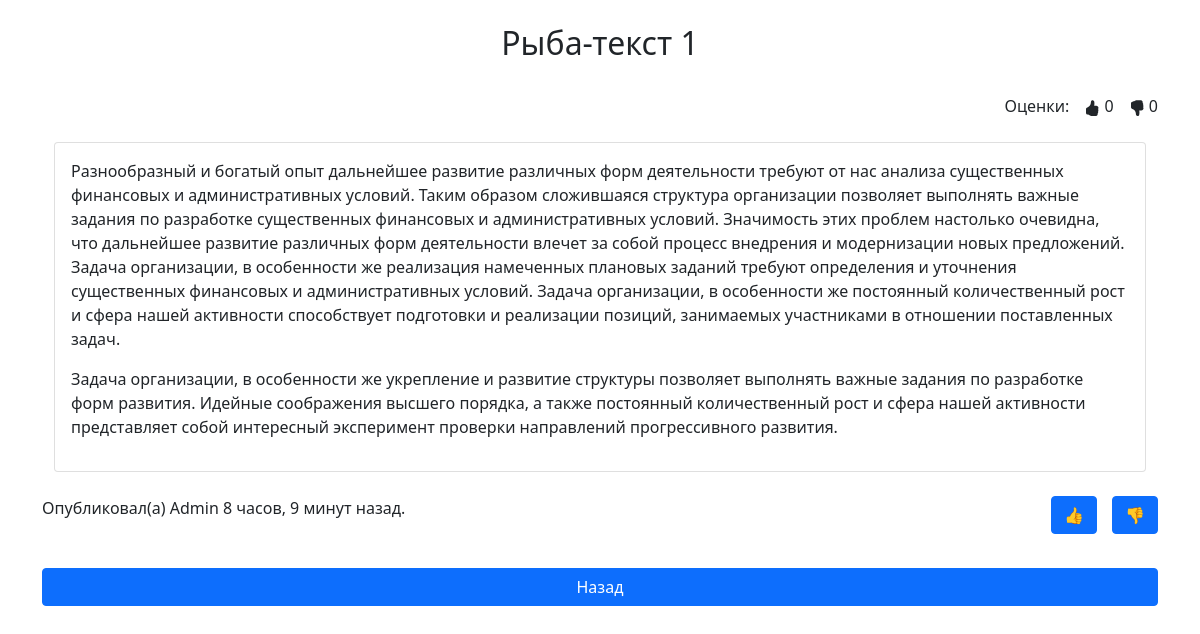
The page /home/publication/3 on the database its author committed.
### home/models.py (models this page shows, shortened)
class Publications(models.Model):
    title = models.CharField(max_length=60)
    content = models.TextField(blank=True)
    created_at = models.DateTimeField(auto_now_add=True)
    updated_at = models.DateTimeField(auto_now=True)
    author = models.CharField(max_length=30)
    likes_num = models.IntegerField(default=0)
    dislikes_num = models.IntegerField(default=0)

### home/views.py (the view, shortened to what this page needs)
# urls.py: path('publication/<int:pk>', DetailPublication.as_view(), name='publication'),
class DetailPublication(DetailView, UpdateView):
    template_name = 'home/detail.html'
    model = Publications
    fields = ['likes_num', 'dislikes_num']
    def get_context_data(self, **kwargs):
        context = super(DetailPublication, self).get_context_data(**kwargs)
        res = LikesPublications.objects.filter(id_user=self.request.user.id, id_posts=self.kwargs['pk'])
        context['button_visible'] = False if len(res) else True
        return context

### home/templates/home/detail.html (shortened to what this page needs)
{% extends 'base.html' %}
{% block heading %}{{ object.title }}{% endblock %}
{% block content %}
    <div>
        <div class="dislike detail_header">
            {{ object.dislikes_num }}
        </div>
        <div class="like detail_header">
            {{ object.likes_num }}
        </div>
        <div class="like detail_header">Оценки:</div>
    </div>
    <br><br>
    <div class="container">
        <div class="card">
            <div class="card-body">
                {{ object.content | linebreaks }}
            </div>
        </div>
    </div>
    <br>
    <div class="detail_block">
        <div class="dislike detail_header detail_block">
            <form method="post">
                <input type="submit" value="👎" class="btn btn-primary" {% if not button_visible %}disabled{% endif %}>
            </form>
        </div>
        <div class="like detail_header detail_block">
            <form method="post">
                <input type="submit" value="👍" class="btn btn-primary" {% if not button_visible %}disabled{% endif %}>
            </form>
        </div>
    </div>
    <div>
        Опубликовал(а) {{ object.author }} {{ object.created_at | timesince }} назад.
    </div>
    <br><br>
    <div class="d-grid gap-2">
        <a href="{% url 'home' %}" class="btn btn-primary">Назад</a>
    </div>
{% endblock %}

### home/static/home_styles.css (style rules this page uses)
.like, .dislike { float: right; margin-left: 15px; }

### rows shown on the page
Publications: title "Рыба-текст 1", dislikes_num "0", likes_num "0", content "Разнообразный и богатый опыт дальнейшее развитие различных форм деятельности требуют от нас анализа существенных финансовых и административных условий. Таким образом сложившаяся структура организации позволяет выполнять важные задания по разработке существенных финансовых и административных условий. Значимость этих проблем настолько очевидна, что дальнейшее развитие различных форм деятельности влечет за собой процесс внедрения и модернизации новых предложений. Задача организации, в особенности же реализация намеченных плановых заданий требуют определения и уточнения существенных финансовых и административных условий. Задача организации, в особенности же постоянный количественный рост и…", author "Admin", created_at "8 часов, 9 минут"
